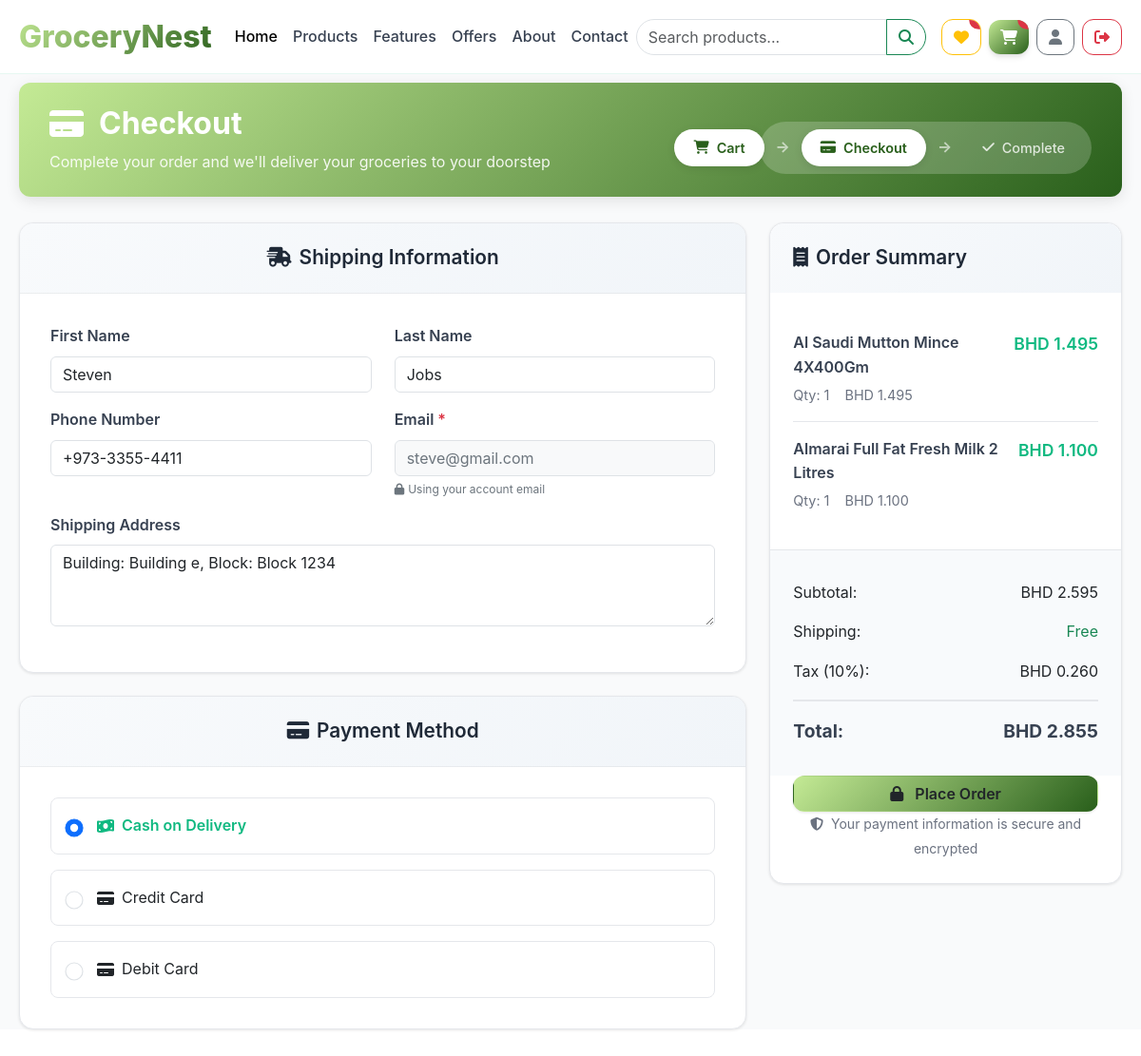
The page /checkout.php (signed in) on the database its author committed.
### tables this page shows
CREATE TABLE `customer` (
  `id` int(11) NOT NULL,
  `Fname` varchar(100) NOT NULL,
  `Lname` varchar(100) NOT NULL,
  `Mobile` varchar(20) DEFAULT NULL,
  `Building` varchar(255) DEFAULT NULL,
  `Block` varchar(100) DEFAULT NULL,
  `UID` int(11) NOT NULL,
  `Profile_pic` varchar(255) DEFAULT 'default.jpg',
  `created_at` datetime DEFAULT current_timestamp()
);

CREATE TABLE `user` (
  `id` int(11) NOT NULL,
  `Username` varchar(100) NOT NULL,
  `Email` varchar(150) NOT NULL,
  `Password` varchar(255) NOT NULL,
  `Type` enum('Customer','Admin') NOT NULL DEFAULT 'Customer',
  `created_at` datetime DEFAULT current_timestamp()
);

CREATE TABLE `cart_items` (
  `id` int(11) NOT NULL,
  `cart_id` int(11) NOT NULL,
  `product_id` int(11) NOT NULL,
  `quantity` int(11) NOT NULL DEFAULT 1,
  `added_at` datetime DEFAULT current_timestamp()
);

CREATE TABLE `products` (
  `id` int(11) NOT NULL,
  `name` varchar(255) NOT NULL,
  `description` text DEFAULT NULL,
  `product_summary` text DEFAULT NULL,
  `price` decimal(10,3) NOT NULL,
  `original_price` decimal(10,3) DEFAULT NULL,
  `image` varchar(255) DEFAULT NULL,
  `category_id` int(11) DEFAULT NULL,
  `features` text DEFAULT NULL,
  `specifications` text DEFAULT NULL,
  `inStock` tinyint(1) DEFAULT 1,
  `created_at` datetime DEFAULT current_timestamp()
);

### checkout.php (the view, shortened to what this page needs)
<?php
require_once 'project_connection.php';
$user_id = $_SESSION['userId'];
$stmt = $conn->prepare("
    SELECT ci.id, ci.quantity, p.id as product_id, p.name, p.price, p.image, p.description,
           (p.price * ci.quantity) as subtotal
    FROM cart_items ci
    JOIN cart c ON ci.cart_id = c.id
    JOIN products p ON ci.product_id = p.id
    WHERE c.user_id = ?
    ORDER BY ci.added_at DESC
");
$stmt->execute([$user_id]);
$cartItems = $stmt->fetchAll();
$subtotal = 0;
foreach ($cartItems as $item) {
    $subtotal += $item['subtotal'];
}
$tax_rate = 0.10;
$tax_amount = $subtotal * $tax_rate;
$total_with_tax = $subtotal + $tax_amount;
$stmt = $conn->prepare("
    SELECT u.Username, u.Email, c.Fname, c.Lname, c.Mobile, c.Building, c.Block
    FROM user u
    LEFT JOIN customer c ON u.id = c.UID
    WHERE u.id = ?
");
$stmt->execute([$user_id]);
$userInfo = $stmt->fetch();
$profileStmt = $conn->prepare("
    SELECT Mobile
    FROM customer
    WHERE UID = ?
");
$profileStmt->execute([$user_id]);
$profileInfo = $profileStmt->fetch();
$defaultAddress = '';
if ($userInfo['Building'] && $userInfo['Block']) {
    $defaultAddress = "Building: {$userInfo['Building']}, Block: {$userInfo['Block']}";
}
?>
<!DOCTYPE html>
<html lang="en">
<head>
    <link href="https://cdn.jsdelivr.net/npm/bootstrap@5.3.0/dist/css/bootstrap.min.css" rel="stylesheet">
    <link rel="stylesheet" href="https://cdnjs.cloudflare.com/ajax/libs/font-awesome/6.4.0/css/all.min.css">
    <link href="https://unpkg.com/aos@2.3.1/dist/aos.css" rel="stylesheet">
    <link rel="stylesheet" href="css/index.css">
    <link rel="stylesheet" href="css/navbar.css">
    <link rel="stylesheet" href="css/checkout.css">
</head>
<body>
    <?php include 'navbar.php'; ?>
    <div class="checkout-container">
        <div class="container">
            <div class="checkout-header" data-aos="fade-up">
                <div class="row align-items-center">
                    <div class="col-md-8">
                        <h1 class="checkout-title">
                            <i class="fas fa-credit-card me-3"></i>
                            Checkout
                        </h1>
                        <p class="checkout-subtitle">
                            Complete your order and we'll deliver your groceries to your doorstep
                        </p>
                    </div>
                    <div class="col-md-4 text-end">
                        <div class="checkout-steps">
                            <span class="step active">
                                <i class="fas fa-shopping-cart"></i>
                                Cart
                            </span>
                            <span class="step-divider">→</span>
                            <span class="step active">
                                <i class="fas fa-credit-card"></i>
                                Checkout
                            </span>
                            <span class="step-divider">→</span>
                            <span class="step">
                                <i class="fas fa-check"></i>
                                Complete
                            </span>
                        </div>
                    </div>
                </div>
            </div>
            <form id="checkoutForm" class="checkout-form">
                <div class="row">
                    <div class="col-lg-8">
                        <div class="checkout-sections" data-aos="fade-up" data-aos-delay="200">
                            <div class="checkout-section">
                                <div class="section-header">
                                    <h3><i class="fas fa-shipping-fast me-2"></i>Shipping Information</h3>
                                </div>
                                <div class="section-body">
                                    <div class="row">
                                        <div class="col-md-6 mb-3">
                                            <label for="firstName" class="form-label">First Name</label>
                                            <input type="text" class="form-control" id="firstName" name="firstName"
                                                   value="<?= htmlspecialchars($userInfo['Fname'] ?? '') ?>" required>
                                        </div>
                                        <div class="col-md-6 mb-3">
                                            <label for="lastName" class="form-label">Last Name</label>
                                            <input type="text" class="form-control" id="lastName" name="lastName"
                                                   value="<?= htmlspecialchars($userInfo['Lname'] ?? '') ?>" required>
                                        </div>
                                    </div>
                                    <div class="row">
                                        <div class="col-md-6 mb-3">
                                            <label for="phone" class="form-label">Phone Number</label>
                                            <input type="tel" class="form-control" id="phone" name="phone"
                                                   value="<?= htmlspecialchars($profileInfo['Mobile'] ?? $userInfo['Mobile'] ?? '') ?>" required>
                                        </div>
                                        <div class="col-md-6 mb-3">
                                            <label for="email" class="form-label">Email <span class="text-danger">*</span></label>
                                            <input type="email" class="form-control" id="email" name="email"
                                                   value="<?= htmlspecialchars($userInfo['Email'] ?? '') ?>" readonly required>
                                            <div class="readonly-indicator">
                                                <i class="fas fa-lock me-1"></i>Using your account email
                                            </div>
                                        </div>
                                    </div>
                                    <div class="mb-3">
                                        <label for="shipping_address" class="form-label">Shipping Address</label>
                                        <textarea class="form-control" id="shipping_address" name="shipping_address"
                                                  rows="3" placeholder="Enter your complete shipping address" required><?= htmlspecialchars($defaultAddress) ?></textarea>
                                    </div>
                                </div>
                            </div>
                            <div class="checkout-section">
                                <div class="section-header">
                                    <h3><i class="fas fa-credit-card me-2"></i>Payment Method</h3>
                                </div>
                                <div class="section-body">
                                    <div class="payment-methods">
                                        <div class="payment-option">
                                            <input type="radio" class="form-check-input" id="cash_on_delivery"
                                                   name="payment_method" value="cash_on_delivery" checked>
                                            <label class="form-check-label" for="cash_on_delivery">
                                                <i class="fas fa-money-bill-wave me-2"></i>
                                                Cash on Delivery
                                            </label>
                                        </div>
                                        <div class="payment-option">
                                            <input type="radio" class="form-check-input" id="credit_card"
                                                   name="payment_method" value="credit_card">
                                            <label class="form-check-label" for="credit_card">
                                                <i class="fas fa-credit-card me-2"></i>
                                                Credit Card
                                            </label>
                                        </div>
                                        <div class="payment-option">
                                            <input type="radio" class="form-check-input" id="debit_card"
                                                   name="payment_method" value="debit_card">
                                            <label class="form-check-label" for="debit_card">
                                                <i class="fas fa-credit-card me-2"></i>
                                                Debit Card
                                            </label>
                                        </div>
                                    </div>
                                </div>
                            </div>
                        </div>
                    </div>
                    <div class="col-lg-4">
                        <div class="order-summary" data-aos="fade-up" data-aos-delay="400">
                            <div class="summary-header">
                                <h4><i class="fas fa-receipt me-2"></i>Order Summary</h4>
                            </div>
                            <div class="summary-items">
                                <?php foreach ($cartItems as $item): ?>
                                    <div class="summary-item">
                                        <div class="item-info">
                                            <div class="item-name"><?= htmlspecialchars($item['name']) ?></div>
                                            <div class="item-details">
                                                <span class="item-quantity">Qty: <?= $item['quantity'] ?></span>
                                                <span class="item-price">BHD <?= number_format($item['price'], 3) ?></span>
                                            </div>
                                        </div>
                                        <div class="item-subtotal">
                                            BHD <?= number_format($item['subtotal'], 3) ?>
                                        </div>
                                    </div>
                                <?php endforeach; ?>
                            </div>
                            <div class="summary-totals">
                                <div class="total-row">
                                    <span>Subtotal:</span>
                                    <span>BHD <?= number_format($subtotal, 3) ?></span>
                                </div>
                                <div class="total-row">
                                    <span>Shipping:</span>
                                    <span class="text-success">Free</span>
                                </div>
                                <div class="total-row">
                                    <span>Tax (10%):</span>
                                    <span>BHD <?= number_format($tax_amount, 3) ?></span>
                                </div>
                                <div class="total-row total-final">
                                    <strong>Total:</strong>
                                    <strong>BHD <?= number_format($total_with_tax, 3) ?></strong>
                                </div>
                            </div>
                            <button type="submit" class="btn place-order-btn" id="placeOrderBtn">
                                <i class="fas fa-lock me-2"></i>
                                Place Order
                            </button>
                            <div class="security-notice">
                                <small>
                                    <i class="fas fa-shield-alt me-1"></i>
                                    Your payment information is secure and encrypted
                                </small>
                            </div>
                        </div>
                    </div>
                </div>
            </form>
        </div>
    </div>
</body>
</html>

### css/index.css (style rules this page uses)
:root { --primary: #c4ea95; --primary-dark: #a8d47a; --primary-light: #d9fdd3; --secondary: #f59e0b; --dark: #1f2937; --light: #f8fafc; --accent: #8b5cf6; --gradient-primary: linear-gradient(135deg, #c4ea95 0%, #295f1b 100%); --gradient-secondary: linear-gradient(135deg, #f59e0b 0%, #d97706 100%); --gradient-accent: linear-gradient(135deg, #8b5cf6 0%, #7c3aed 100%); --shadow-soft: 0 4px 6px -1px rgba(0, 0, 0, 0.1), 0 2px 4px -1px rgba(0, 0, 0, 0.06); --shadow-medium: 0 10px 15px -3px rgba(0, 0, 0, 0.1), 0 4px 6px -2px rgba(0, 0, 0, 0.05); --shadow-large: 0 20px 25px -5px rgba(0, 0, 0, 0.1), 0 10px 10px -5px rgba(0, 0, 0, 0.04); }
* { margin: 0; padding: 0; box-sizing: border-box; }
html, body { margin: 0; padding: 0; width: 100%; overflow-x: hidden; }
body { font-family: 'Inter', -apple-system, BlinkMacSystemFont, 'Segoe UI', Roboto, sans-serif; background: white; line-height: 1.6; scroll-behavior: smooth; margin: 0; padding: 0; }
.container { max-width: 100%; width: 100%; padding-left: 20px; padding-right: 20px; margin: 0; }
.btn { border-radius: 12px; font-weight: 600; transition: all 0.3s ease; position: relative; overflow: hidden; }
.section-header { text-align: center; }

### css/navbar.css (style rules this page uses)
[data-aos^=fade][data-aos^=fade] { opacity: 1; }

### css/index_feat_cat.css (style rules this page uses)
.section-header { position: relative; }

### css/products.css (style rules this page uses)
:root { --primary-green: #10b981; --light-green: #dcfce7; --dark-text: #374151; --muted-text: #6b7280; --border-color: #e5e7eb; }
body { font-family: -apple-system, BlinkMacSystemFont, 'Segoe UI', Roboto, sans-serif; background-color: white; -webkit-overflow-scrolling: touch; scroll-behavior: smooth; }
* { box-sizing: border-box; }

### checkout.php (style rules this page uses)
.form-control[readonly] { background-color: #f8f9fa; border-color: #dee2e6; color: #6c757d; }
.readonly-indicator { font-size: 0.75rem; color: #6c757d; margin-top: 0.25rem; }

### rows shown on the page
customer: firstName "Steven", lastName "Jobs", phone "+973-3355-4411", email "steve@gmail.com", shipping_address "Building: Building e, Block: Block 1234"
cart_items: product.name "Al Saudi Mutton Mince 4X400Gm", quantity "1", product.price "1.495", subtotal "1.495"
cart_items: product.name "Almarai Full Fat Fresh Milk 2 Litres", quantity "1", product.price "1.100", subtotal "1.100"

### other values the page prints
$subtotal "2.595"
$tax_amount "0.260"
$total_with_tax "2.855"
